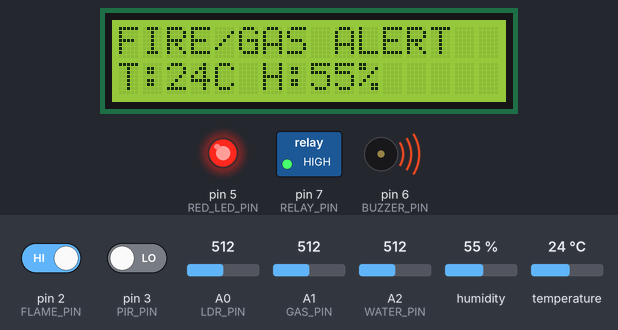
A sketch run on a simulated Arduino Uno, built with avr-gcc and run on an emulated ATmega328P. On the bench: 16×2 character LCD, switched loads named in the sketch (green lamp = pin HIGH), output pins drawn as LEDs (lit = HIGH), buzzer (waves = sounding, pin HIGH). The test bench sets the inputs (shaded band); at power-on: A1 (GAS_PIN) = 512, A2 (WATER_PIN) = 512, pin 3 (PIR_PIN) LOW, humidity 55 %, pin 2 (FLAME_PIN) HIGH, A0 (LDR_PIN) = 512, temperature 24 °C. What the sketch prints to the serial monitor is not drawn.

Above: at 2.7 s.
2.8 s: A1 (GAS_PIN) set to 412
12.0 s: A1 (GAS_PIN) set to 390
At 12.5 s:
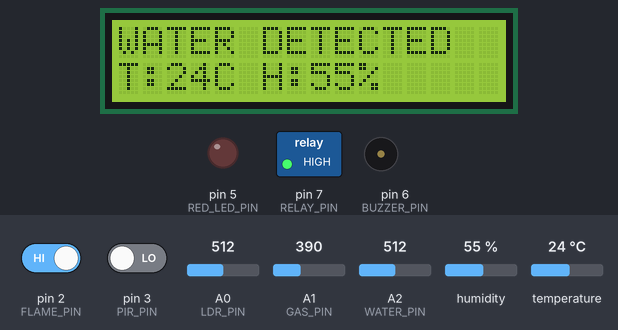
13.5 s: A2 (WATER_PIN) set to 416
15.2 s: A2 (WATER_PIN) set to 389
At 16.8 s:
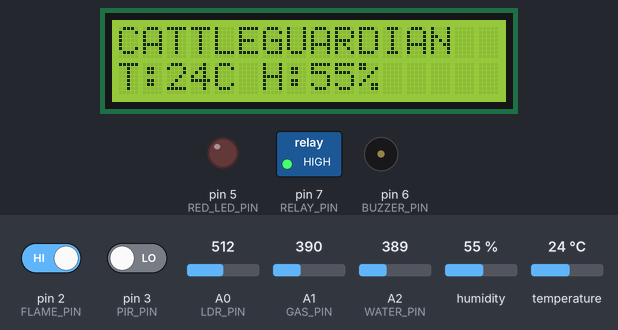
17.5 s: pin 3 (PIR_PIN) driven HIGH
At 19.2 s:
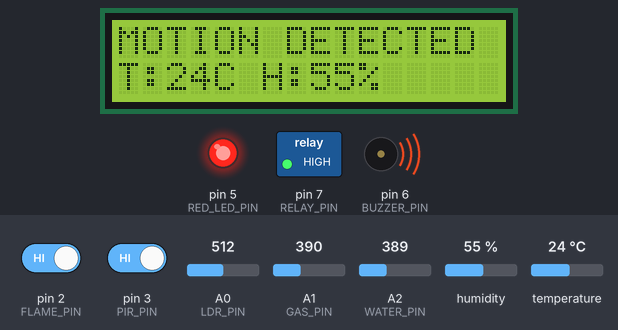
19.5 s: humidity set to 22 %
At 23.4 s:
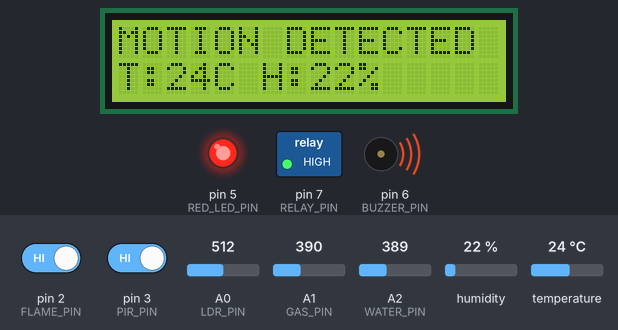
Timing chart, 0 to 24.5 s (numbered marks = the images above; inputs shaded):
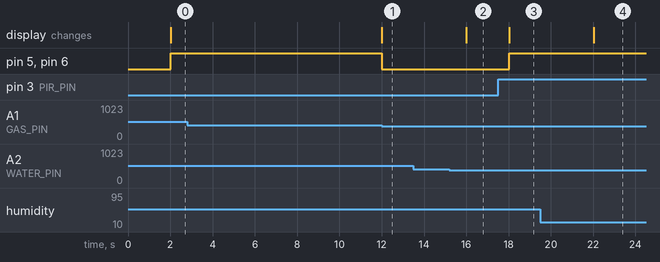

Measured:
- the behaviour switches between 400 and 399 on A1 (GAS_PIN) (found by bisection; images 0 and 1)
- the behaviour switches between 400 and 399 on A2 (WATER_PIN) (found by bisection; images 1 and 2)
- after the input at 2.8 s, every drawn part: stays the same
- after the input at 12.0 s, pin 5 (RED_LED_PIN), pin 6 (BUZZER_PIN): HIGH → LOW at once; the display: changes at once (image 1)
- after the input at 13.5 s, every drawn part: stays the same
- after the input at 15.2 s, the display: changes after 0.81 s (image 2)
- after the input at 17.5 s, pin 5 (RED_LED_PIN), pin 6 (BUZZER_PIN): LOW → HIGH after 0.52 s; the display: changes after 0.53 s (image 3)
- after the input at 19.5 s, the display: changes after 2.5 s (image 4)

The sketch:

cattle_gaurdian.ino
```cpp
/*
 * CATTLEGUARDIAN - Smart Cattle Monitoring Prototype
 * Board: Arduino Uno
 *
 * Reference implementation based on the supplied diagrams.
 * Verify pin assignments and module interfaces before wiring.
 *
 * Libraries:
 *   - DHT sensor library by Adafruit
 *   - Adafruit Unified Sensor (dependency)
 *   - LiquidCrystal (included with Arduino IDE)
 */

#include <DHT.h>
#include <LiquidCrystal.h>

// ---------- Proposed pin assignments ----------

// Digital sensors
const byte FLAME_PIN = 2;
const byte PIR_PIN   = 3;
const byte DHT_PIN   = 4;

// Outputs
const byte RED_LED_PIN = 5;
const byte BUZZER_PIN  = 6;
const byte RELAY_PIN   = 7;

// Analog sensors
const byte LDR_PIN   = A0;
const byte GAS_PIN   = A1;
const byte WATER_PIN = A2;

// Parallel 16x2 LCD: RS, E, D4, D5, D6, D7
LiquidCrystal lcd(8, 9, 10, 11, 12, 13);

#define DHT_TYPE DHT11
DHT dht(DHT_PIN, DHT_TYPE);

// ---------- Configuration ----------

// Verify these thresholds experimentally for your modules.
const int GAS_THRESHOLD = 400;
const int DARK_THRESHOLD = 350;
const int WATER_THRESHOLD = 400;

// Many flame modules output LOW when flame is detected.
// Change this if your module has opposite polarity.
const byte FLAME_ACTIVE_STATE = LOW;

// Many relay modules are active LOW.
// Change this to HIGH if your module is active HIGH.
const byte RELAY_ON_STATE = LOW;

const unsigned long SENSOR_INTERVAL_MS = 2000;

// Set true only after verifying that relay-controlled
// operation is appropriate for your actual circuit.
const bool ENABLE_RELAY_CONTROL = false;

unsigned long lastReadTime = 0;

void setRelay(bool enabled) {
  if (!ENABLE_RELAY_CONTROL) {
    // Keep relay output in its OFF state during initial testing.
    digitalWrite(
      RELAY_PIN,
      RELAY_ON_STATE == LOW ? HIGH : LOW
    );
    return;
  }

  digitalWrite(
    RELAY_PIN,
    enabled ? RELAY_ON_STATE :
              (RELAY_ON_STATE == LOW ? HIGH : LOW)
  );
}

void showStatus(
  float temperature,
  float humidity,
  bool dhtValid,
  bool flameDetected,
  bool motionDetected,
  bool gasAlert,
  bool waterDetected,
  bool dark
) {
  lcd.clear();

  if (flameDetected || gasAlert) {
    lcd.setCursor(0, 0);
    lcd.print("FIRE/GAS ALERT");
  } else if (waterDetected) {
    lcd.setCursor(0, 0);
    lcd.print("WATER DETECTED");
  } else if (motionDetected) {
    lcd.setCursor(0, 0);
    lcd.print("MOTION DETECTED");
  } else {
    lcd.setCursor(0, 0);
    lcd.print("CATTLEGUARDIAN");
  }

  lcd.setCursor(0, 1);

  if (dhtValid) {
    lcd.print("T:");
    lcd.print(temperature, 0);
    lcd.print("C H:");
    lcd.print(humidity, 0);
    lcd.print("%");
  } else {
    lcd.print(dark ? "DARK " : "LIGHT ");
    lcd.print("System Active");
  }
}

void setup() {
  Serial.begin(9600);

  pinMode(FLAME_PIN, INPUT);
  pinMode(PIR_PIN, INPUT);

  pinMode(RED_LED_PIN, OUTPUT);
  pinMode(BUZZER_PIN, OUTPUT);
  pinMode(RELAY_PIN, OUTPUT);

  digitalWrite(RED_LED_PIN, LOW);
  digitalWrite(BUZZER_PIN, LOW);

  // Keep the relay inactive at startup.
  digitalWrite(
    RELAY_PIN,
    RELAY_ON_STATE == LOW ? HIGH : LOW
  );

  lcd.begin(16, 2);
  dht.begin();

  lcd.setCursor(0, 0);
  lcd.print("CATTLEGUARDIAN");
  lcd.setCursor(0, 1);
  lcd.print("Initializing...");
  delay(1500);

  Serial.println("CATTLEGUARDIAN started.");
}

void loop() {
  if (millis() - lastReadTime < SENSOR_INTERVAL_MS) {
    return;
  }

  lastReadTime = millis();

  // Read sensors
  bool flameDetected =
    digitalRead(FLAME_PIN) == FLAME_ACTIVE_STATE;

  bool motionDetected =
    digitalRead(PIR_PIN) == HIGH;

  int lightValue = analogRead(LDR_PIN);
  int gasValue = analogRead(GAS_PIN);
  int waterValue = analogRead(WATER_PIN);

  float temperature = dht.readTemperature();
  float humidity = dht.readHumidity();

  bool dhtValid =
    !isnan(temperature) && !isnan(humidity);

  bool gasAlert = gasValue >= GAS_THRESHOLD;
  bool waterDetected = waterValue >= WATER_THRESHOLD;
  bool dark = lightValue < DARK_THRESHOLD;

  // General warning output.
  bool warning =
    flameDetected || gasAlert || motionDetected;

  digitalWrite(RED_LED_PIN, warning ? HIGH : LOW);
  digitalWrite(BUZZER_PIN, warning ? HIGH : LOW);

  // Relay control remains disabled by default.
  // Do not activate a solenoid until the load, relay,
  // power supply, and intended behavior are verified.
  setRelay(false);

  showStatus(
    temperature,
    humidity,
    dhtValid,
    flameDetected,
    motionDetected,
    gasAlert,
    waterDetected,
    dark
  );

  // Serial diagnostics
  Serial.println("--- Sensor Status ---");

  Serial.print("Flame detected: ");
  Serial.println(flameDetected ? "YES" : "NO");

  Serial.print("Motion detected: ");
  Serial.println(motionDetected ? "YES" : "NO");

  Serial.print("LDR analog value: ");
  Serial.println(lightValue);

  Serial.print("Gas sensor analog value: ");
  Serial.println(gasValue);

  Serial.print("Water sensor analog value: ");
  Serial.println(waterValue);

  if (dhtValid) {
    Serial.print("Temperature (C): ");
    Serial.println(temperature);

    Serial.print("Humidity (%): ");
    Serial.println(humidity);
  } else {
    Serial.println("DHT11 reading unavailable.");
  }

  Serial.println();
}
```
